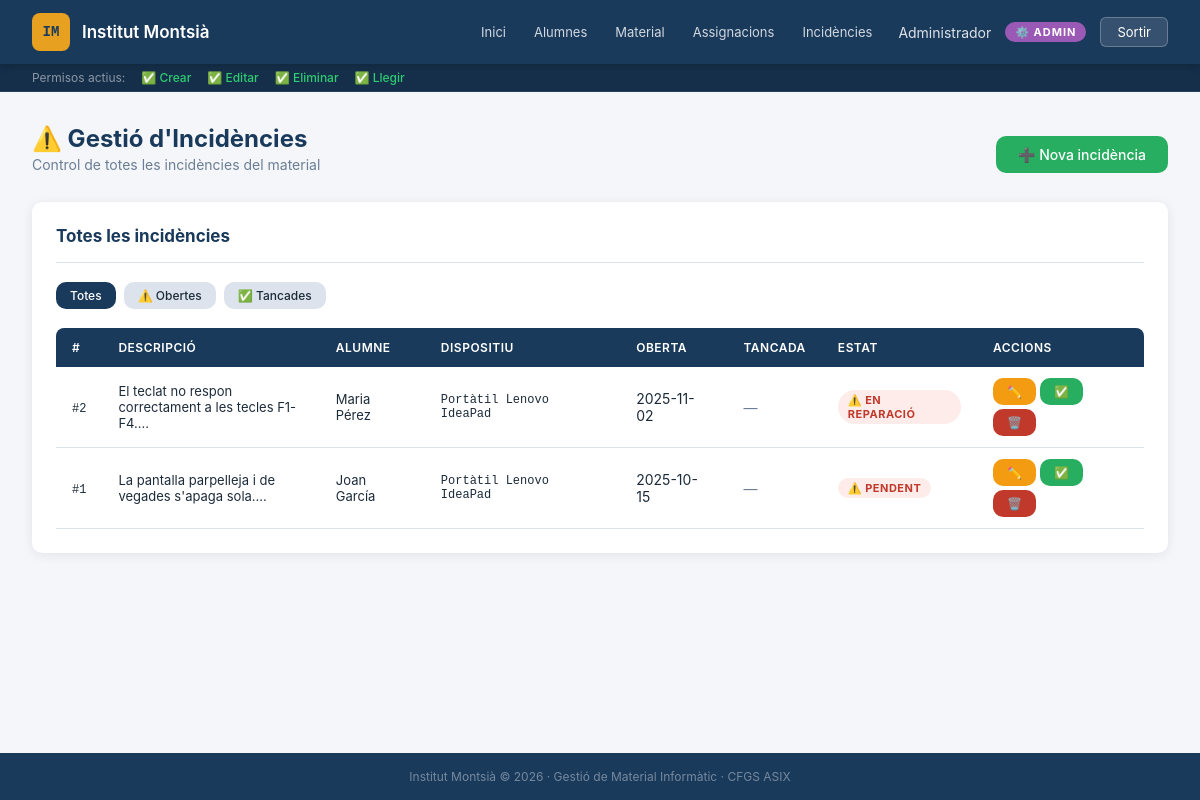
The app's page /institut/professor/incidencies.php (signed in) with its own data.
### tables this page shows
CREATE TABLE IF NOT EXISTS `Incidencies` (
  `id` int PRIMARY KEY AUTO_INCREMENT,
  `informacio` varchar(5000),
  `dataOberta` date,
  `dataTancada` date,
  `idAlumne` int,
  `idDispositiu` int,
  `idEstat` int
);

CREATE TABLE IF NOT EXISTS `Estats` (
  `id` int PRIMARY KEY AUTO_INCREMENT,
  `estat` varchar(50)
);

### institut/professor/incidencies.php (the view, shortened to what this page needs)
<?php
$conn   = getConnexio();
$accio  = $_GET['accio'] ?? 'llistar';
$estats    = $conn->query("SELECT * FROM Estats ORDER BY estat");
$alumnes   = $conn->query("SELECT id, nom, cognom1 FROM Alumnes ORDER BY cognom1, nom");
$materials = $conn->query("
    SELECT m.id, tm.tipus, tm.model, m.idInventari
    FROM Material m
    JOIN TipusMaterial tm ON m.idTipus = tm.id
    ORDER BY tm.tipus, tm.model
");
$incEdit = null;
$filtreEstat = $_GET['estat'] ?? '';
$where = "WHERE 1=1";
$incidencies = $conn->query("
    SELECT i.*,
           CONCAT(al.nom, ' ', al.cognom1) AS alumne,
           CONCAT(tm.tipus, ' ', tm.model) AS dispositiu,
           m.idInventari,
           e.estat
    FROM Incidencies i
    LEFT JOIN Alumnes al        ON i.idAlumne    = al.id
    LEFT JOIN Material m        ON i.idDispositiu = m.id
    LEFT JOIN TipusMaterial tm  ON m.idTipus      = tm.id
    LEFT JOIN Estats e          ON i.idEstat      = e.id
    $where
    ORDER BY i.dataTancada IS NULL DESC, i.dataOberta DESC
");
require_once '../includes/header.php';
?>
<div class="page-header">
    <div>
        <h2>⚠️ Gestió d'Incidències</h2>
        <p>Control de totes les incidències del material</p>
    </div>
    <a href="incidencies.php?accio=nou" class="btn btn-success">➕ Nova incidència</a>
</div>
<?php if ($accio === 'nou' || $accio === 'editar'): ?>
<div class="card">
    <div class="card-header">
        <span class="card-title"><?= $accio === 'nou' ? '➕ Nova incidència' : '✏️ Editar incidència' ?></span>
        <a href="incidencies.php" class="btn btn-sm btn-secondary">← Tornar</a>
    </div>
    <form method="POST" action="incidencies.php">
        <input type="hidden" name="accio_form" value="<?= $accio ?>">
        <?php if ($accio === 'editar'): ?>
            <input type="hidden" name="id" value="<?= $incEdit['id'] ?>">
        <?php endif; ?>
        <div class="form-group">
            <label>Descripció de la incidència <span style="color:var(--danger)">*</span></label>
            <textarea name="informacio" rows="4" style="resize:vertical;" required><?= htmlspecialchars($incEdit['informacio'] ?? '') ?></textarea>
        </div>
        <div style="display:grid; grid-template-columns:1fr 1fr; gap:1rem;">
            <div class="form-group">
                <label>Alumne afectat</label>
                <select name="idAlumne">
                    <option value="">-- Cap / Sense alumne --</option>
                    <?php while ($a = $alumnes->fetch_assoc()): ?>
                        <option value="<?= $a['id'] ?>" <?= ($incEdit['idAlumne'] ?? 0) == $a['id'] ? 'selected' : '' ?>>
                            <?= htmlspecialchars($a['cognom1'] . ', ' . $a['nom']) ?>
                        </option>
                    <?php endwhile; ?>
                </select>
            </div>
            <div class="form-group">
                <label>Dispositiu afectat</label>
                <select name="idDispositiu">
                    <option value="">-- Cap / Sense dispositiu --</option>
                    <?php while ($m = $materials->fetch_assoc()): ?>
                        <option value="<?= $m['id'] ?>" <?= ($incEdit['idDispositiu'] ?? 0) == $m['id'] ? 'selected' : '' ?>>
                            #<?= $m['id'] ?> · <?= htmlspecialchars($m['tipus'] . ' ' . $m['model']) ?>
                            <?= $m['idInventari'] ? '(' . $m['idInventari'] . ')' : '' ?>
                        </option>
                    <?php endwhile; ?>
                </select>
            </div>
            <div class="form-group">
                <label>Estat</label>
                <select name="idEstat">
                    <option value="">-- Sense estat --</option>
                    <?php while ($e = $estats->fetch_assoc()): ?>
                        <option value="<?= $e['id'] ?>" <?= ($incEdit['idEstat'] ?? 0) == $e['id'] ? 'selected' : '' ?>>
                            <?= htmlspecialchars($e['estat']) ?>
                        </option>
                    <?php endwhile; ?>
                </select>
            </div>
            <div class="form-group">
                <label>Data obertura</label>
                <input type="date" name="dataOberta" value="<?= htmlspecialchars($incEdit['dataOberta'] ?? date('Y-m-d')) ?>">
            </div>
            <div class="form-group">
                <label>Data tancament <span style="font-size:11px;color:var(--text-muted)">(deixa buit si està oberta)</span></label>
                <input type="date" name="dataTancada" value="<?= htmlspecialchars($incEdit['dataTancada'] ?? '') ?>">
            </div>
        </div>
        <div style="display:flex; gap:1rem; margin-top:0.5rem;">
            <button type="submit" class="btn btn-primary">
                <?= $accio === 'nou' ? '➕ Crear incidència' : '💾 Guardar canvis' ?>
            </button>
            <a href="incidencies.php" class="btn btn-secondary">Cancel·lar</a>
        </div>
    </form>
</div>
<?php else: ?>
<div class="card">
    <div class="card-header">
        <span class="card-title">Totes les incidències</span>
    </div>
    <div style="display:flex; gap:8px; margin-bottom:1.2rem;">
        <a href="incidencies.php" class="btn btn-sm <?= $filtreEstat === '' ? 'btn-primary' : 'btn-secondary' ?>">Totes</a>
        <a href="incidencies.php?estat=oberta" class="btn btn-sm <?= $filtreEstat === 'oberta' ? 'btn-primary' : 'btn-secondary' ?>">⚠️ Obertes</a>
        <a href="incidencies.php?estat=tancada" class="btn btn-sm <?= $filtreEstat === 'tancada' ? 'btn-primary' : 'btn-secondary' ?>">✅ Tancades</a>
    </div>
    <div class="table-wrapper">
        <table>
            <thead>
                <tr>
                    <th>#</th>
                    <th>Descripció</th>
                    <th>Alumne</th>
                    <th>Dispositiu</th>
                    <th>Oberta</th>
                    <th>Tancada</th>
                    <th>Estat</th>
                    <th>Accions</th>
                </tr>
            </thead>
            <tbody>
            <?php if ($incidencies->num_rows === 0): ?>
                <tr><td colspan="8" style="text-align:center;color:var(--text-muted);padding:2rem;">Cap incidència trobada.</td></tr>
            <?php else: ?>
            <?php while ($inc = $incidencies->fetch_assoc()): ?>
                <tr>
                    <td><span style="font-family:'DM Mono',monospace;font-size:12px;">#<?= $inc['id'] ?></span></td>
                    <td style="max-width:220px; font-size:13px;"><?= htmlspecialchars(substr($inc['informacio'], 0, 70)) ?>...</td>
                    <td style="font-size:13px;"><?= htmlspecialchars($inc['alumne'] ?? '—') ?></td>
                    <td style="font-size:12px; font-family:'DM Mono',monospace;"><?= htmlspecialchars($inc['dispositiu'] ?? '—') ?></td>
                    <td><?= $inc['dataOberta'] ?? '—' ?></td>
                    <td><?= $inc['dataTancada'] ?? '<span style="color:var(--text-muted)">—</span>' ?></td>
                    <td>
                        <span class="badge <?= $inc['dataTancada'] ? 'badge-ok' : 'badge-danger' ?>">
                            <?= $inc['dataTancada'] ? '✅ Tancada' : ('⚠️ ' . htmlspecialchars($inc['estat'] ?? 'Oberta')) ?>
                        </span>
                    </td>
                    <td>
                        <div style="display:flex;gap:4px;flex-wrap:wrap;">
                            <a href="incidencies.php?accio=editar&id=<?= $inc['id'] ?>" class="btn btn-sm btn-warning">✏️</a>
                            <?php if (!$inc['dataTancada']): ?>
                            <a href="incidencies.php?accio=tancar&id=<?= $inc['id'] ?>"
                               class="btn btn-sm btn-success"
                               onclick="return confirm('Tancar aquesta incidència?')">✅</a>
                            <?php endif; ?>
                            <a href="incidencies.php?accio=eliminar&id=<?= $inc['id'] ?>"
                               class="btn btn-sm btn-danger"
                               onclick="return confirm('Eliminar aquesta incidència?')">🗑️</a>
                        </div>
                    </td>
                </tr>
            <?php endwhile; ?>
            <?php endif; ?>
            </tbody>
        </table>
    </div>
</div>
<?php endif; ?>
<?php require_once '../includes/footer.php'; ?>

### institut/assets/style.css (style rules this page uses)
:root { --primary: #1a3a5c; --primary-light: #2460a0; --accent: #e8a020; --danger: #c0392b; --success: #27ae60; --warning: #f39c12; --bg: #f4f6f9; --surface: #ffffff; --border: #dde3ec; --text: #1c2b3a; --text-muted: #6b7e95; --radius: 10px; --shadow: 0 2px 12px rgba(0,0,0,0.08); --shadow-lg: 0 8px 32px rgba(0,0,0,0.13); --font: -apple-system, BlinkMacSystemFont, 'Segoe UI', Roboto, Arial, sans-serif; --font-mono: 'Courier New', Courier, monospace; }
* { box-sizing: border-box; margin: 0; padding: 0; font-family: var(--font); }
body { background: var(--bg); color: var(--text); min-height: 100vh; display: flex; flex-direction: column; }
.btn { display: inline-flex; align-items: center; gap: 6px; padding: 10px 22px; border-radius: var(--radius); font-size: 14px; font-weight: 500; border: none; cursor: pointer; text-decoration: none; transition: all 0.2s; }
.btn-primary { background: var(--primary); color: white; }
.btn-success { background: var(--success); color: white; }
.btn-danger { background: var(--danger); color: white; }
.btn-warning { background: var(--warning); color: white; }
.btn-secondary { background: var(--border); color: var(--text); }
.btn-sm { padding: 6px 14px; font-size: 12px; }
.card { background: var(--surface); border-radius: var(--radius); box-shadow: var(--shadow); padding: 1.5rem; margin-bottom: 1.5rem; }
.card-header { display: flex; justify-content: space-between; align-items: center; margin-bottom: 1.2rem; padding-bottom: 1rem; border-bottom: 1px solid var(--border); }
.card-title { font-size: 17px; font-weight: 700; color: var(--primary); }
.table-wrapper { overflow-x: auto; }
table { width: 100%; border-collapse: collapse; font-size: 14px; }
thead th { background: var(--primary); color: white; padding: 12px 16px; text-align: left; font-size: 12px; font-weight: 600; text-transform: uppercase; letter-spacing: 0.5px; }
thead th:first-child { border-radius: 8px 0 0 0; }
thead th:last-child { border-radius: 0 8px 0 0; }
tbody tr { border-bottom: 1px solid var(--border); transition: background 0.15s; }
tbody td { padding: 11px 16px; }
.page-header { margin-bottom: 1.8rem; display: flex; justify-content: space-between; align-items: flex-end; flex-wrap: wrap; gap: 1rem; }
.page-header h2 { font-size: 24px; font-weight: 700; color: var(--primary); }
.page-header p { font-size: 14px; color: var(--text-muted); margin-top: 3px; }
.badge { display: inline-block; padding: 3px 10px; border-radius: 20px; font-size: 11px; font-weight: 700; text-transform: uppercase; letter-spacing: 0.5px; }
.badge-danger { background: #fdecea; color: var(--danger); }
[style*="monospace"], .font-mono { font-family: var(--font-mono) !important; }

### institut/includes/header.php (style rules this page uses)
body { font-family: -apple-system, BlinkMacSystemFont, 'Segoe UI', Roboto, sans-serif; }

### records on screen
incidencies: id "2", informacio "El teclat no respon correctament a les tecles F1-F4.", alumne "Maria Pérez", dispositiu "Portàtil Lenovo IdeaPad", dataOberta "2025-11-02", dataTancada "—", idEstat.estat "EN REPARACIÓ"
incidencies: id "1", informacio "La pantalla parpelleja i de vegades s'apaga sola.", alumne "Joan García", dispositiu "Portàtil Lenovo IdeaPad", dataOberta "2025-10-15", dataTancada "—", idEstat.estat "PENDENT"

### other values on screen
$_SESSION['nom'] "Administrador"
getNomRol() "⚙️ ADMIN"
